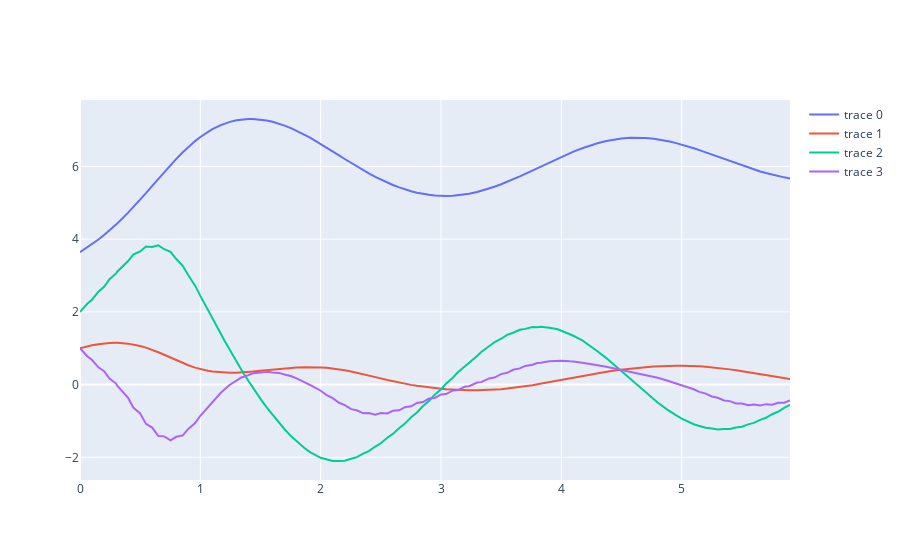

The notebook cell this image was saved under:
### Code cell
# vf_ctrl, sys_ctrl = pendulum_utils.get_value_function(3)
vf_ctrl, sys_ctrl = double_pendulum_utils.get_value_function(10)
ctrl = controllers.get_limited_lookahead_controller(vf_ctrl)

x_traj_sim, t_traj_sim = controllers.sim_ctrl(x0, vf.u_dim[0], sys.dx, ctrl, .1, 60)

fig = go.Figure()
for i in range(4):
    fig.add_trace(go.Scatter(
        x=t_traj_sim,
        y=x_traj_sim[i,:]
    ))
print("Baseline")
fig.show()
